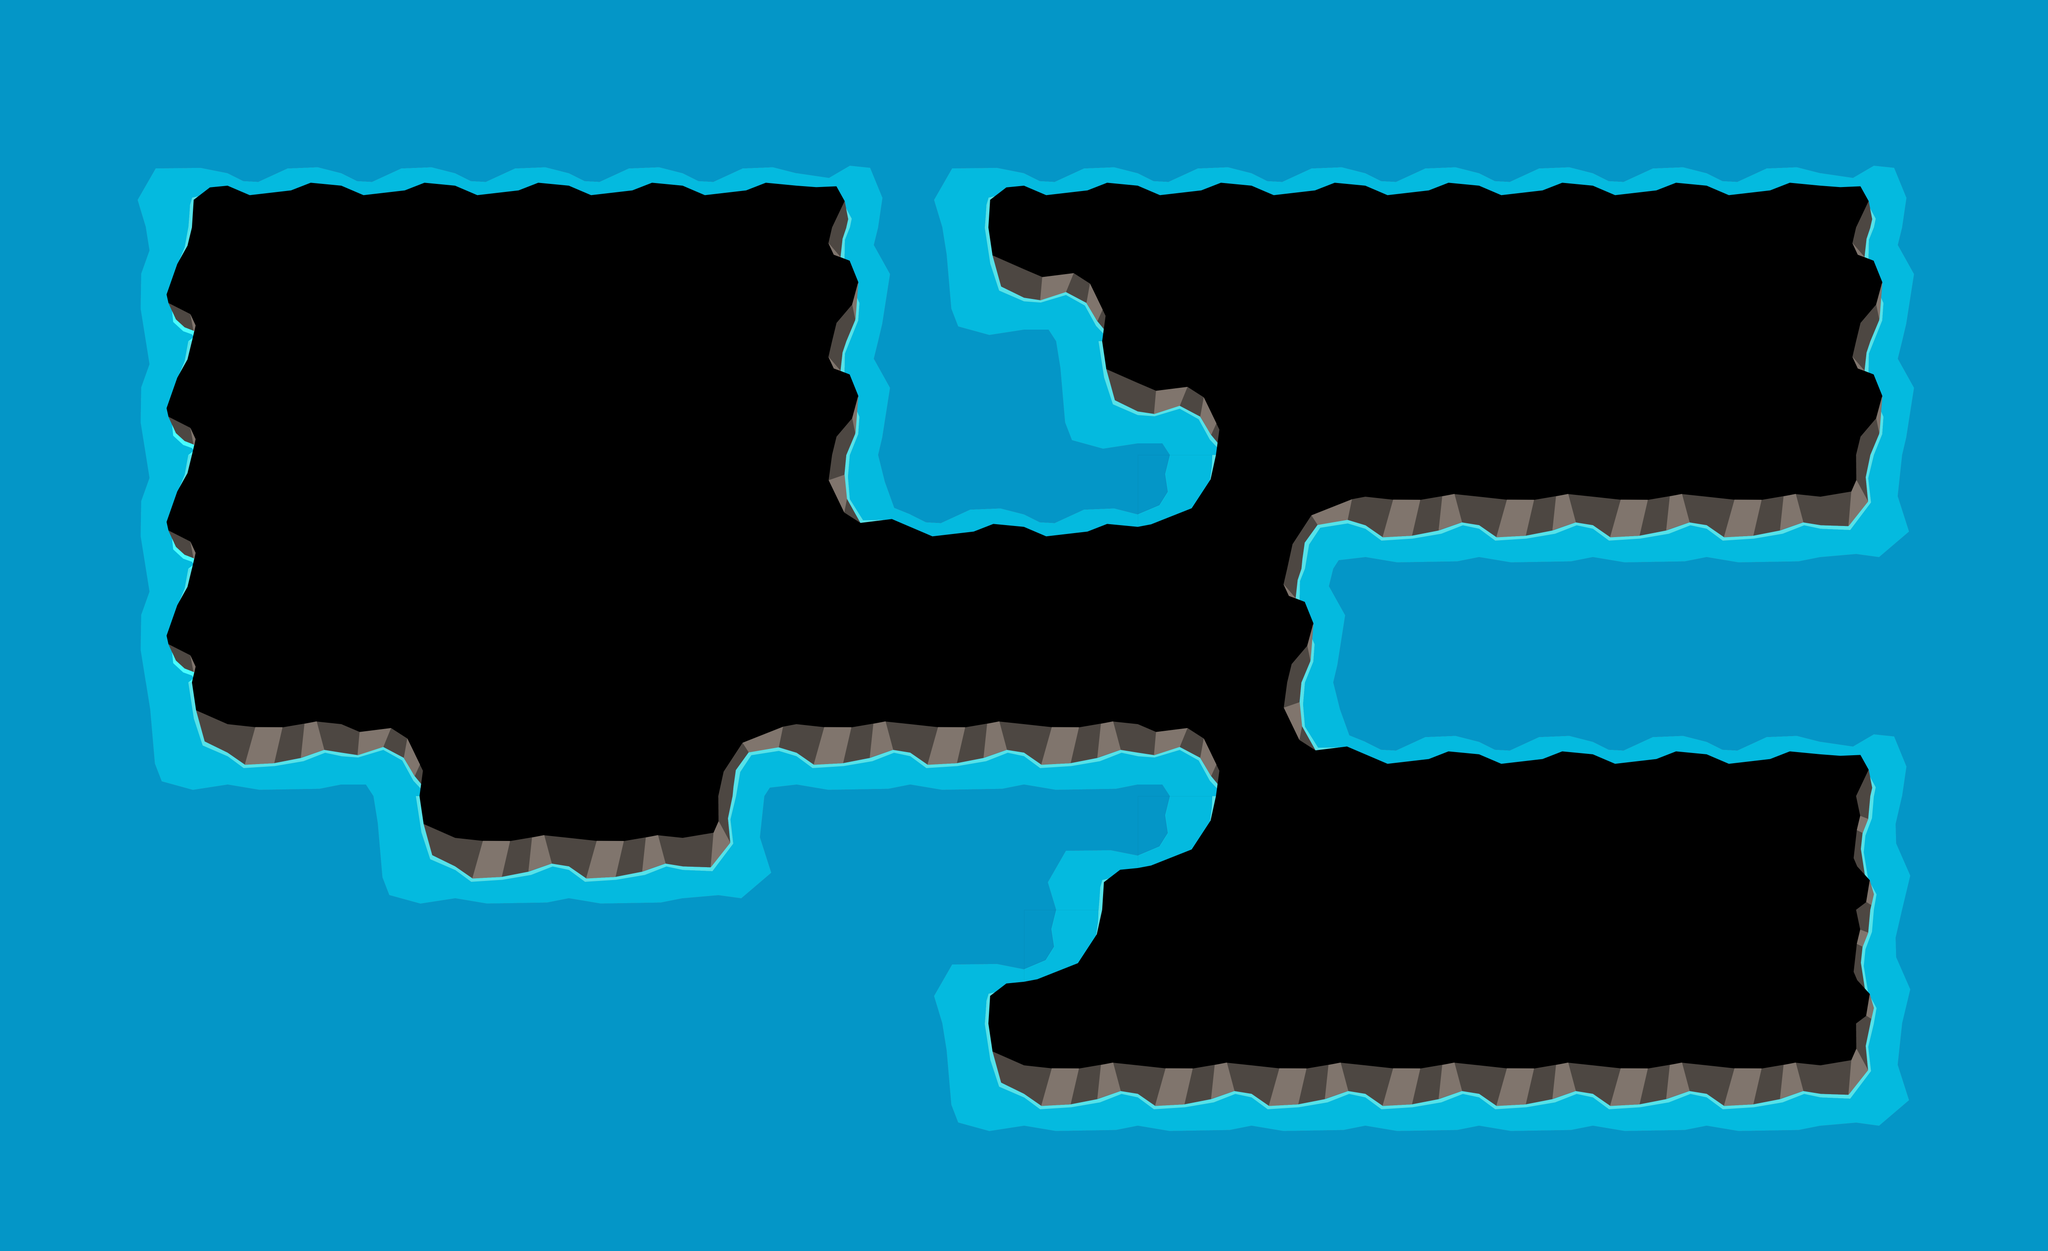

This game map was drawn from its Tiled (.tmx) file and the tilesets committed beside it. A one-line description and the full map source follow:
An orthogonal 18x11 tile map with 256x256 px tiles, 1 tile layer (Tile Layer 1), 10 tilesets and 34 objects (4x 1, 4x 2, 3, 4).

<map version="1.10" tiledversion="1.10.2" orientation="orthogonal" renderorder="right-down" width="18" height="11" tilewidth="256" tileheight="256" infinite="0" nextlayerid="16" nextobjectid="416">
 <editorsettings>
  <export target="../levelD2.json" format="json" />
 </editorsettings>
 <tileset firstgid="1" source="64x64.tsx" />
 <tileset firstgid="9" source="128x128.tsx" />
 <tileset firstgid="13" source="256x256(Ursa + Salmon).tsx" />
 <tileset firstgid="19" source="tiles.tsx" />
 <tileset firstgid="34" source="256x512.tsx" />
 <tileset firstgid="38" source="512x512.tsx" />
 <tileset firstgid="42" source="Polar_Rock_2.tsx" />
 <tileset firstgid="43" source="Polar_Trunk_1.tsx" />
 <tileset firstgid="44" source="Polar_Trunk_2.tsx" />
 <tileset firstgid="45" source="Polar_Ice.tsx" />
 <layer id="1" name="Tile Layer 1" width="18" height="11">
  <data encoding="csv">
19,19,19,19,19,19,19,19,19,19,19,19,19,19,19,19,19,19,
19,20,31,31,31,31,31,21,20,31,31,31,31,31,31,31,21,19,
19,32,0,0,0,0,0,29,23,27,0,0,0,0,0,0,29,19,
19,32,0,0,0,0,0,29,19,23,27,0,0,0,0,0,29,19,
19,32,0,0,0,0,0,25,31,31,26,24,28,28,28,28,22,19,
19,32,0,0,0,0,0,0,0,0,0,29,19,19,19,19,19,19,
19,23,28,27,0,0,24,28,28,28,27,25,31,31,31,31,21,19,
19,19,19,23,28,28,22,19,19,20,26,0,0,0,0,0,30,19,
19,19,19,19,19,19,19,19,20,26,0,0,0,0,0,0,30,19,
19,19,19,19,19,19,19,19,23,28,28,28,28,28,28,28,22,19,
19,19,19,19,19,19,19,19,19,19,19,19,19,19,19,19,19,19
</data>
 </layer>
 <objectgroup id="1" name="decorations">
  <object id="380" gid="9" x="2224.6" y="2422.09" width="128" height="128" />
  <object id="381" gid="9" x="2219.96" y="531.911" width="128" height="128" />
  <object id="382" gid="9" x="955.213" y="1917.11" width="128" height="128" />
  <object id="383" gid="10" x="431.708" y="550.442" width="128" height="128" />
  <object id="384" gid="11" x="2562.79" y="1676.21" width="128" height="128" />
  <object id="385" gid="10" x="2507.2" y="1259.26" width="128" height="128" />
  <object id="386" gid="11" x="2873.19" y="2171.92" width="128" height="128" />
  <object id="387" gid="11" x="3549.57" y="2023.67" width="128" height="128" />
  <object id="388" gid="10" x="2910.25" y="1041.52" width="128" height="128" />
  <object id="389" gid="10" x="3572.74" y="972.026" width="128" height="128" />
  <object id="390" gid="10" x="3929.46" y="684.793" width="128" height="128" />
  <object id="391" gid="12" x="1492.62" y="1889.32" width="128" height="128" />
  <object id="392" gid="12" x="1747.42" y="559.708" width="128" height="128" />
 </objectgroup>
 <objectgroup id="2" name="cave">
  <object id="393" gid="38" x="3742.09" y="2234.2" width="512" height="512" />
 </objectgroup>
 <objectgroup id="3" name="trees">
  <object id="395" gid="35" x="2762.86" y="1372.5" width="256" height="512" />
 </objectgroup>
 <objectgroup id="4" name="objects">
  <object id="396" gid="36" x="3008.4" y="1919.17" width="256" height="512" />
  <object id="397" gid="39" x="1513.72" y="1187.19" width="512" height="512" />
  <object id="398" gid="39" x="1041.18" y="1177.92" width="512" height="512" />
  <object id="399" gid="39" x="638.128" y="1187.19" width="512" height="512" />
  <object id="400" gid="39" x="258.239" y="1182.56" width="512" height="512" />
  <object id="413" gid="43" x="1260.98" y="670.036" width="128" height="256" />
  <object id="414" gid="44" x="1470.31" y="582.872" width="256" height="128" />
 </objectgroup>
 <objectgroup id="5" name="ice" />
 <objectgroup id="6" name="smolursa">
  <object id="401" gid="15" x="3939.59" y="887.777" width="256" height="256" />
 </objectgroup>
 <objectgroup id="7" name="enemies">
  <object id="402" name="1" gid="14" x="3443.88" y="943.37" width="256" height="256">
   <properties>
    <property name="is_stupid" type="bool" value="true" />
    <property name="starting_rotation" type="int" value="180" />
   </properties>
  </object>
  <object id="403" name="2" gid="14" x="395.505" y="1374.22" width="256" height="256" />
  <object id="406" name="3" gid="14" x="1674.15" y="1615.12" width="256" height="256" />
  <object id="410" name="4" gid="14" x="2401.5" y="2379.53" width="256" height="256" />
 </objectgroup>
 <objectgroup id="8" name="markers">
  <object id="404" name="2" type="2" x="509.606" y="1306.45">
   <point />
  </object>
  <object id="405" name="2" type="1" x="1774.36" y="1292.55">
   <point />
  </object>
  <object id="407" name="3" type="1" x="1820.68" y="1542.72">
   <point />
  </object>
  <object id="408" name="3" type="2" x="523.505" y="1519.55">
   <point />
  </object>
  <object id="411" name="4" type="1" x="2589.73" y="2316.39">
   <point />
  </object>
  <object id="412" name="4" type="2" x="3530.18" y="2334.92">
   <point />
  </object>
 </objectgroup>
 <objectgroup id="9" name="player">
  <object id="409" gid="13" x="464.997" y="637.606" width="256" height="256" />
 </objectgroup>
</map>
